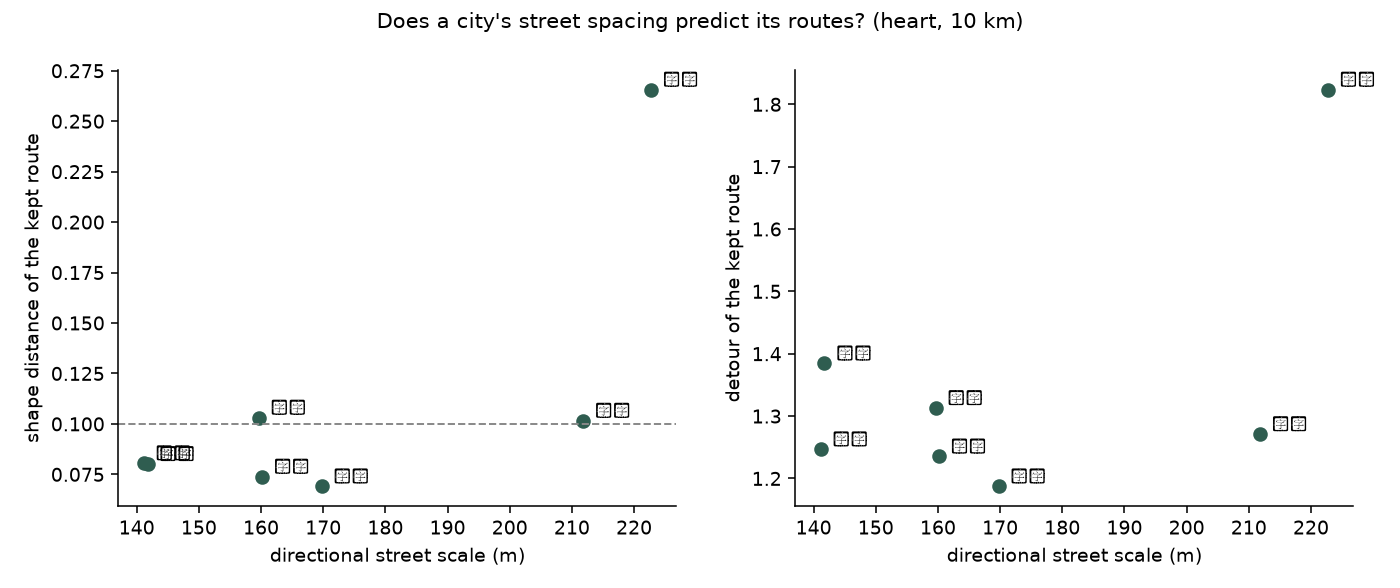

This figure's Python source:
"""
Is one street_scale enough for the whole island?

BACKLOG #5. MODES carries a single street_scale_m - 280 m for cycling - and it
was fitted in Taipei. POC 22 then measured the median distance from a random
point to the nearest rideable street and found a six-fold spread across cities:
Taipei 14 m, Zhongli 25 m, Luodong 31 m, Keelung 84 m. That looks damning, but
it is not the same quantity, so it cannot simply be substituted - inventing a
transfer like that is exactly how a made-up "vs Taipei" baseline got into POC
22's first draft.

Two measurements here, and the second is the one that decides it.

1. The DIRECTIONAL street scale: the median distance to the nearest street
   heading within +-10 degrees of a chosen direction, averaged over twelve
   directions. That is much closer to what street_scale means - how far apart
   the streets that can carry an intended heading are - and in Taipei it comes
   out near 180 m against a 14 m distance-to-any-street. This is a property of
   the network and costs no fitting.

2. Whether it PREDICTS anything. The same shape at the same target distance is
   fitted in each city, and the detour and shape distance recorded. A constant
   that is wrong for a city should show up as that city's routes coming out
   long or unrecognisable.

If the fitted results track the directional scale, street_scale becomes a
per-place lookup. If they do not, the single constant stays and BACKLOG #5 is
closed as measured-and-refuted rather than left open on the strength of a
statistic that turned out not to matter.

Run:  python poc26_city_scale.py
Out:  poc26_city_scale.png, poc26_city_scale.json
"""

from __future__ import annotations

import json
import time
from pathlib import Path

import matplotlib
matplotlib.use("Agg")
import matplotlib.pyplot as plt
import numpy as np
from pyproj import Transformer
from scipy.spatial import cKDTree

import route_feasibility as rf
from heart_route_poc2 import NoRouteFoundError
from heart_route_poc3 import (GRID_STEP_M, MIN_SEPARATION_M,
                              build_center_grid, build_street_index,
                              place_shape, select_candidates)
from poc6_shapes import coarse_scan, refine
from region_graph import RegionNotCovered, region_graph
from shape_library import resample_by_arclength

CITIES = [
    ("台北", 25.0400, 121.5400), ("板橋", 25.0143, 121.4672),
    ("桃園", 24.9937, 121.3010), ("新竹", 24.8039, 120.9715),
    ("宜蘭", 24.7570, 121.7530), ("基隆", 25.1283, 121.7419),
    ("台中", 24.1477, 120.6736),
]
SHAPE = "heart"
TARGET_KM = 10.0
MODE = "bike"
HALF_M = 5000.0
FITS = 3
STEP_M = 15.0
DIR_TOLERANCE_DEG = 10.0
OUT_PNG = Path(__file__).with_name("poc26_city_scale.png")
OUT_JSON = Path(__file__).with_name("poc26_city_scale.json")


def directional_scale(graph, rng) -> dict:
    """Median distance to the nearest street heading a chosen way, over 12 ways."""
    X = {n: (d["x"], d["y"]) for n, d in graph.nodes(data=True)}
    pts, brg = [], []
    for u, v, _ in graph.edges(data=True):
        (x1, y1), (x2, y2) = X[u], X[v]
        L = float(np.hypot(x2 - x1, y2 - y1))
        if L <= 0:
            continue
        k = max(2, int(L / STEP_M) + 1)
        t = np.linspace(0, 1, k)
        pts.append(np.column_stack([x1 + (x2 - x1) * t, y1 + (y2 - y1) * t]))
        brg.append(np.full(k, np.degrees(np.arctan2(y2 - y1, x2 - x1)) % 180.0))
    P = np.vstack(pts)
    B = np.concatenate(brg)
    base = cKDTree(P)
    lo, hi = P.min(axis=0), P.max(axis=0)
    S = rng.uniform(lo, hi, size=(3000, 2))
    # Only sample where there is a town at all. Without this the answer is
    # dominated by the sea and the mountains, which no route will ever cross.
    S = S[base.query(S)[0] <= 250.0]
    if len(S) < 200:
        return {"directional_m": None, "any_m": None, "samples": int(len(S))}
    per = []
    for th in range(0, 180, 15):
        sel = np.abs((B - th + 90) % 180 - 90) <= DIR_TOLERANCE_DEG
        if sel.sum() < 100:
            continue
        per.append(float(np.median(cKDTree(P[sel]).query(S)[0])))
    return {"directional_m": float(np.mean(per)) if per else None,
            "any_m": float(np.median(base.query(S)[0])),
            "samples": int(len(S))}


def fit_city(graph, lat, lon) -> dict:
    p = rf.plan(SHAPE, TARGET_KM, MODE)
    width_m, points = float(p.width_m), int(p.points)
    dense = resample_by_arclength(SHAPE, 4000)
    closed = np.vstack([dense, dense[:1]])
    per = float(np.hypot(*np.diff(closed, axis=0).T).sum())
    template_km = per * width_m / 1000.0

    to_proj = Transformer.from_crs("EPSG:4326", graph.graph["crs"], always_xy=True)
    region = np.array(to_proj.transform(lon, lat))
    tree = build_street_index(graph)
    centers, _, _ = build_center_grid(region, max(400.0, HALF_M - width_m * 0.75),
                                      GRID_STEP_M)
    scored = coarse_scan(tree, centers, SHAPE, width_m, (0.0,))
    viable = int(np.isfinite(scored["score"]).sum())
    if viable == 0:
        return {"fit": "no placement", "viable": 0}
    got = []
    for row in select_candidates(scored, FITS, MIN_SEPARATION_M):
        try:
            f = refine(graph, SHAPE, np.array([row["x"], row["y"]]),
                       row["rotation"], width_m, points=points)
        except NoRouteFoundError:
            f = None
        if f is None:
            continue
        got.append({"distance": float(f["distance"]),
                    "detour": f["metrics"]["route_km"] / template_km,
                    "route_km": f["metrics"]["route_km"]})
    if not got:
        return {"fit": "no route", "viable": viable}
    kept = min(got, key=lambda g: g["distance"])
    return {"fit": "ok", "viable": viable, "n_fits": len(got),
            "kept_distance": kept["distance"], "kept_detour": kept["detour"],
            "kept_km": kept["route_km"], "template_km": template_km,
            "width_m": width_m, "points": points}


def main() -> None:
    rng = np.random.default_rng(0)
    out = {}
    for name, lat, lon in CITIES:
        print(f"\n=== {name} ===", flush=True)
        t0 = time.time()
        try:
            graph = region_graph(lat, lon, HALF_M, mode=MODE)
        except RegionNotCovered as exc:
            print(f"  not covered: {exc}", flush=True)
            out[name] = {"status": "not covered"}
            continue
        rec = {"status": "ok", "lat": lat, "lon": lon,
               "nodes": graph.number_of_nodes()}
        rec.update(directional_scale(graph, rng))
        print(f"  directional {rec['directional_m']:.0f} m, "
              f"any-street {rec['any_m']:.0f} m", flush=True)
        rec.update(fit_city(graph, lat, lon))
        if rec.get("fit") == "ok":
            print(f"  kept distance {rec['kept_distance']:.3f}, "
                  f"detour {rec['kept_detour']:.2f}, "
                  f"{rec['kept_km']:.1f} km ({time.time() - t0:.0f}s)", flush=True)
        out[name] = rec
        OUT_JSON.write_text(json.dumps(out, indent=2))

    ok = {k: v for k, v in out.items()
          if v.get("status") == "ok" and v.get("fit") == "ok"}
    if len(ok) >= 3:
        x = np.array([v["directional_m"] for v in ok.values()])
        for key, label in (("kept_distance", "shape distance"),
                           ("kept_detour", "detour")):
            y = np.array([v[key] for v in ok.values()])
            r = float(np.corrcoef(x, y)[0, 1])
            print(f"\ndirectional scale vs {label}: r = {r:+.2f} (n={len(x)})")
            out.setdefault("_correlations", {})[label] = r
    OUT_JSON.write_text(json.dumps(out, indent=2))

    if ok:
        fig, (a1, a2) = plt.subplots(1, 2, figsize=(10, 4.2))
        names = list(ok)
        x = [ok[n]["directional_m"] for n in names]
        for ax, key, lab in ((a1, "kept_distance", "shape distance of the kept route"),
                             (a2, "kept_detour", "detour of the kept route")):
            ax.scatter(x, [ok[n][key] for n in names], s=42, color="#2f5d50")
            for n in names:
                ax.annotate(n, (ok[n]["directional_m"], ok[n][key]),
                            textcoords="offset points", xytext=(6, 3), fontsize=8)
            ax.set_xlabel("directional street scale (m)")
            ax.set_ylabel(lab)
            ax.spines[["top", "right"]].set_visible(False)
        a1.axhline(0.10, ls="--", lw=1, color="#888")
        fig.suptitle(f"Does a city's street spacing predict its routes? "
                     f"({SHAPE}, {TARGET_KM:.0f} km)", fontsize=11)
        fig.tight_layout(); fig.savefig(OUT_PNG, dpi=140)
    print(f"\nwrote {OUT_JSON.name}")


if __name__ == "__main__":
    main()
